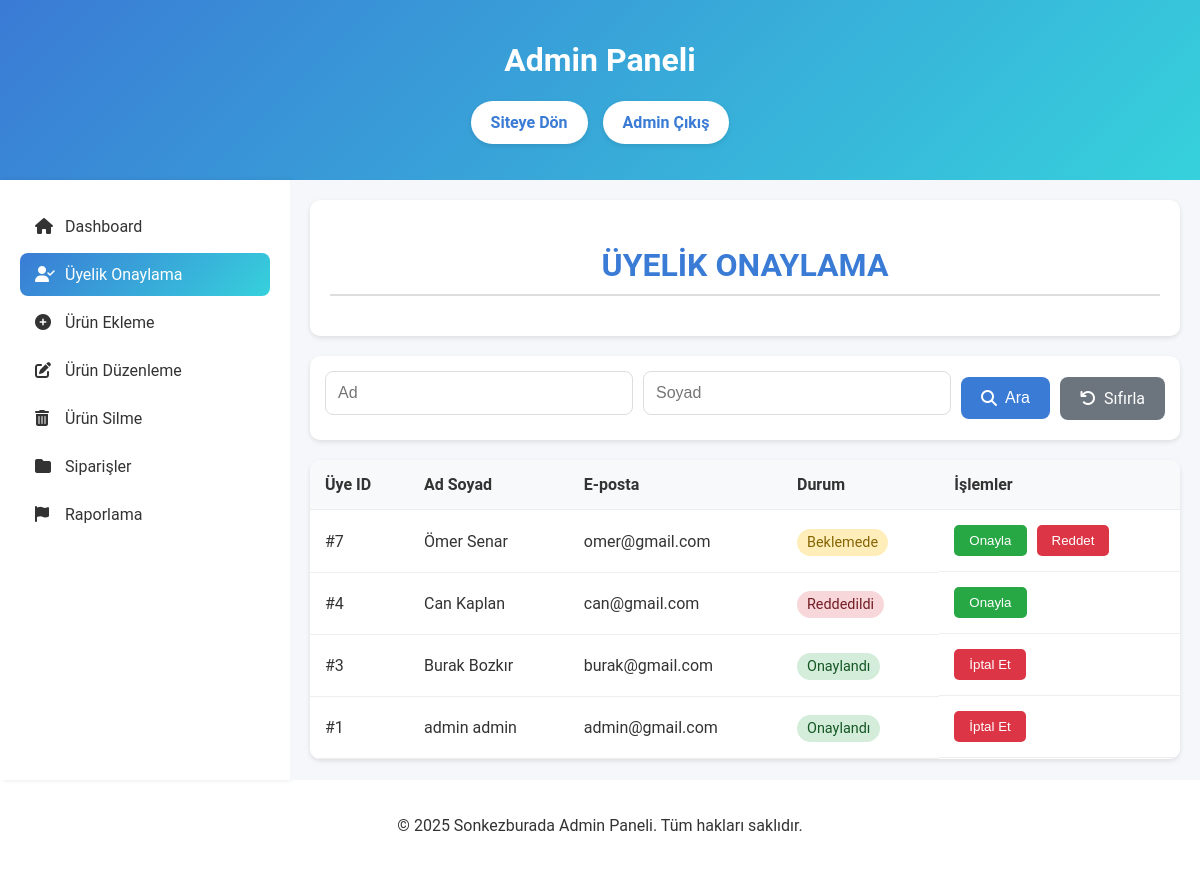
The app's page /admin/uyelik-onay.php (signed in) with its own data.
### tables this page shows
CREATE TABLE `kullanicilar` (
  `id` int(11) NOT NULL AUTO_INCREMENT,
  `ad` varchar(30) NOT NULL,
  `soyad` varchar(30) NOT NULL,
  `sifre` varchar(50) NOT NULL,
  `email` varchar(100) NOT NULL,
  `onay` tinyint(1) NOT NULL DEFAULT '0',
  `admin` tinyint(1) NOT NULL DEFAULT '0',
  PRIMARY KEY (`id`)
);

### admin/uyelik-onay.php (the view, shortened to what this page needs)
<?php
$baglanti = mysqli_connect("localhost","root","","eticaret");
mysqli_set_charset($baglanti, "utf8");
$where_clause = "";
$sorgu_kullanici = mysqli_query($baglanti, "SELECT * FROM kullanicilar $where_clause ORDER BY id DESC");
?>
<!DOCTYPE html>
<html lang="tr">
<head>
    <link rel="stylesheet" href="../style.css">
    <link rel="stylesheet" href="../icon/css/all.min.css">
    <link rel="stylesheet" href="admin.css">
</head>
<body>
    <header>
        <h1>Admin Paneli</h1>
        <nav>
            <ul>
                <li><a href="../index.php" class="nav-link">Siteye Dön</a></li>
                <li><a href="cikis.php" class="nav-link">Admin Çıkış</a></li>
            </ul>
        </nav>
    </header>
    <div class="admin-container">
        <div class="admin-sidebar">
            <a href="index.php" class="menu-item">
                <i class="fas fa-home"></i>
                Dashboard
            </a>
            <a href="uyelik-onay.php" class="menu-item active">
                <i class="fas fa-user-check"></i>
                Üyelik Onaylama
            </a>
            <a href="urun-ekle.php" class="menu-item">
                <i class="fas fa-plus-circle"></i>
                Ürün Ekleme
            </a>
            <a href="urun-duzenle.php" class="menu-item">
                <i class="fas fa-edit"></i>
                Ürün Düzenleme
            </a>
            <a href="urun-sil.php" class="menu-item">
                <i class="fas fa-trash-alt"></i>
                Ürün Silme
            </a>
            <a href="siparisler.php" class="menu-item">
                <i class="fa-solid fa-folder"></i>
                Siparişler
            </a>
            <a href="raporlama.php" class="menu-item">
                <i class="fas fa-flag"></i>
                Raporlama
            </a>
        </div>
        <div class="admin-content">
            <div class="admin-header">
                <h2>Üyelik Onaylama</h2>
            </div>
            <div class="search-box">
                <form method="get" action="">
                    <input type="text" name="ad" placeholder="Ad" value="<?php echo isset($_GET['ad']) ? htmlspecialchars($_GET['ad']) : ''; ?>">
                    <input type="text" name="soyad" placeholder="Soyad" value="<?php echo isset($_GET['soyad']) ? htmlspecialchars($_GET['soyad']) : ''; ?>">
                    <button type="submit">
                        <i class="fas fa-search"></i>
                        Ara
                    </button>
                    <a href="uyelik-onay.php" class="reset-btn">
                        <i class="fas fa-undo"></i>
                        Sıfırla
                    </a>
                </form>
            </div>
            <div class="user-list">
                <table>
                    <thead>
                        <tr>
                            <th>Üye ID</th>
                            <th>Ad Soyad</th>
                            <th>E-posta</th>
                            <th>Durum</th>
                            <th>İşlemler</th>
                        </tr>
                    </thead>
                    <tbody>
                        <?php
                        while ($kullanici = mysqli_fetch_assoc($sorgu_kullanici)) {
                            $status_badge = '';
                            $action_buttons = '';
                            switch($kullanici['onay']) {
                                case 1:
                                    $status_badge = '<span class="status-badge status-approved">Onaylandı</span>';
                                    break;
                                case -1:
                                    $status_badge = '<span class="status-badge status-rejected">Reddedildi</span>';
                                    break;
                                default:
                                    $status_badge = '<span class="status-badge status-pending">Beklemede</span>';
                            }
                            switch($kullanici['onay']) {
                                case 1:
                                    $action_buttons = '
                                        <form method="post" action="" style="display:inline;">
                                            <input type="hidden" name="user_id" value="'.$kullanici['id'].'">
                                            <input type="hidden" name="status" value="0">
                                            <button type="submit" class="reject-btn" onclick="return confirm(\'Kullanıcı onayını iptal etmek istediğinize emin misiniz?\')">İptal Et</button>
                                        </form>';
                                    break;
                                case -1:
                                    $action_buttons = '
                                        <form method="post" action="" style="display:inline;">
                                            <input type="hidden" name="user_id" value="'.$kullanici['id'].'">
                                            <input type="hidden" name="status" value="1">
                                            <button type="submit" class="approve-btn" onclick="return confirm(\'Kullanıcıyı onaylamak istediğinize emin misiniz?\')">Onayla</button>
                                        </form>';
                                    break;
                                default:
                                    $action_buttons = '
                                        <form method="post" action="" style="display:inline;">
                                            <input type="hidden" name="user_id" value="'.$kullanici['id'].'">
                                            <input type="hidden" name="status" value="1">
                                            <button type="submit" class="approve-btn" onclick="return confirm(\'Kullanıcıyı onaylamak istediğinize emin misiniz?\')">Onayla</button>
                                        </form>
                                        <form method="post" action="" style="display:inline;">
                                            <input type="hidden" name="user_id" value="'.$kullanici['id'].'">
                                            <input type="hidden" name="status" value="-1">
                                            <button type="submit" class="reject-btn" onclick="return confirm(\'Kullanıcıyı reddetmek istediğinize emin misiniz?\')">Reddet</button>
                                        </form>';
                            }
                            echo '
                            <tr>
                                <td>#'.$kullanici['id'].'</td>
                                <td>'.$kullanici['ad'].' '.$kullanici['soyad'].'</td>
                                <td>'.$kullanici['email'].'</td>
                                <td>'.$status_badge.'</td>
                                <td class="user-actions">'.$action_buttons.'</td>
                            </tr>';
                        }
                        ?>
                    </tbody>
                </table>
            </div>
        </div>
    </div>
    <footer>
        <div>
            <p>&copy; 2025 Sonkezburada Admin Paneli. Tüm hakları saklıdır.</p>
        </div>
    </footer>
</body>
</html>

### style.css (style rules this page uses)
html, body { height: 100%; margin: 0; padding: 0; font-family: 'Roboto', sans-serif; background: #f5f7fa; color: #333; flex-direction: column; text-decoration: none; }
a { text-decoration: none; }
header { background: linear-gradient(135deg, #3A7BD5, #36D1DC); color: white; padding: 20px; text-align: center; box-shadow: 0 4px 10px rgba(0, 0, 0, 0.1); }
nav ul { list-style: none; padding: 0; display: flex; justify-content: center; gap: 15px; }
nav ul li { display: inline; }
nav ul li a { display: inline-block; padding: 12px 20px; background: white; color: #3A7BD5; text-decoration: none; font-weight: bold; border-radius: 25px; transition: all 0.3s ease; box-shadow: 0 2px 5px rgba(0, 0, 0, 0.1); }
h2 { text-align: center; font-size: 2rem; color: #3A7BD5; margin-bottom: 20px; padding-bottom: 10px; border-bottom: 2px solid #ddd; display: inline-block; width: 100%; font-weight: bold; text-transform: uppercase; }
footer { text-align: center; padding: 20px; margin-top: auto; background: white; box-shadow: 0 -2px 10px rgba(0, 0, 0, 0.1); }
form { display: flex; flex-direction: column; gap: 15px; }
input[type="text"], input[type="email"], input[type="password"] { padding: 10px; border: 1px solid #ddd; border-radius: 5px; font-size: 16px; margin-bottom: 10px; }

### admin/admin.css (style rules this page uses)
html, body { height: 100%; margin: 0; padding: 0; font-family: 'Roboto', sans-serif; background: #f5f7fa; color: #333; flex-direction: column; }
a { text-decoration: none; }
nav ul { list-style: none; padding: 0; display: flex; justify-content: center; gap: 15px; }
footer { text-align: center; padding: 20px; margin-top: auto; background: white; box-shadow: 0 -2px 10px rgba(0, 0, 0, 0.1); }
.admin-container { display: flex; min-height: calc(100vh - 200px); }
.admin-sidebar { width: 250px; background: white; padding: 20px; box-shadow: 2px 0 5px rgba(0, 0, 0, 0.1); }
.admin-sidebar .menu-item { padding: 12px 15px; margin: 5px 0; border-radius: 8px; color: #333; text-decoration: none; display: flex; align-items: center; gap: 10px; transition: all 0.3s ease; }
.admin-sidebar .menu-item:hover, .admin-sidebar .menu-item.active { background: linear-gradient(135deg, #3A7BD5, #36D1DC); color: white; }
.admin-sidebar .menu-item i { width: 20px; }
.admin-content { flex: 1; padding: 20px; background: #f5f7fa; }
.admin-header { background: white; padding: 20px; margin-bottom: 20px; border-radius: 10px; box-shadow: 0 2px 5px rgba(0, 0, 0, 0.1); }
.user-list { background: white; border-radius: 10px; box-shadow: 0 2px 5px rgba(0, 0, 0, 0.1); overflow: hidden; }
.user-list table { width: 100%; border-collapse: collapse; }
.user-list th, .user-list td { padding: 15px; text-align: left; border-bottom: 1px solid #eee; }
.user-list th { background: #f8f9fa; font-weight: 600; color: #333; }
.user-actions { display: flex; gap: 10px; }
.approve-btn, .reject-btn { padding: 8px 15px; border: none; border-radius: 5px; cursor: pointer; transition: all 0.3s ease; }
.approve-btn { background: #28a745; color: white; }
.reject-btn { background: #dc3545; color: white; }
.status-badge { padding: 5px 10px; border-radius: 15px; font-size: 0.9rem; }
.status-pending { background: #ffeeba; color: #856404; }
.status-approved { background: #d4edda; color: #155724; }
.status-rejected { background: #f8d7da; color: #721c24; }
.search-box { background: white; padding: 15px; margin-bottom: 20px; border-radius: 10px; box-shadow: 0 2px 5px rgba(0, 0, 0, 0.1); }
.search-box form { flex-direction: row; display: flex; gap: 10px; align-items: center; }
.search-box input[type="text"] { flex: 1; padding: 12px; border: 1px solid #ddd; border-radius: 8px; font-size: 1rem; transition: border-color 0.3s ease; }
.search-box button { padding: 12px 20px; background: #3A7BD5; color: white; border: none; border-radius: 8px; cursor: pointer; transition: all 0.3s ease; display: flex; align-items: center; gap: 8px; font-size: 1rem; }
.search-box .reset-btn { padding: 12px 20px; background: #6c757d; color: white; border: none; border-radius: 8px; cursor: pointer; transition: all 0.3s ease; text-decoration: none; display: flex; align-items: center; gap: 8px; font-size: 1rem; }

### records on screen
kullanicilar: id "7", ad "Ömer", soyad "Senar", email "omer@gmail.com", onay "Beklemede"
kullanicilar: id "4", ad "Can", soyad "Kaplan", email "can@gmail.com", onay "Reddedildi"
kullanicilar: id "3", ad "Burak", soyad "Bozkır", email "burak@gmail.com", onay "Onaylandı"
kullanicilar: id "1", ad "admin", soyad "admin", email "admin@gmail.com", onay "Onaylandı"
